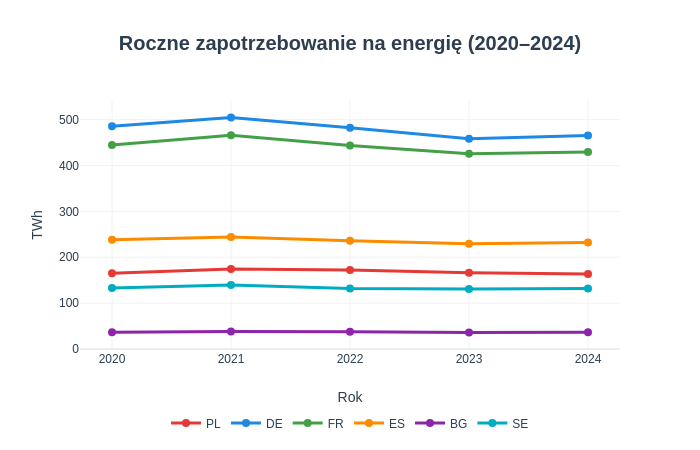

The cell this chart's notebook holds for it:
### Code cell
plot_europe_with_metric(
    metric="load_twh",
    title="Roczne zapotrzebowanie na energię (2020–2024)",
    yaxis_title="TWh",
    hover_format=".1f} TWh",
    filename="07c_zapotrzebowanie_ue"
)

### Figure 1 — Plotly figure (JSON) as saved in the notebook; plotly's stock layout.template omitted (floating-point values rounded to 4 significant figures)
{"data": [{"hovertemplate": "<b>PL</b><br>Rok: %{x}<br>Roczne zapotrzebowanie na energię (2020–2024): %{y:.1f} TWh}<extra></extra>", "line": {"color": "#E53935", "width": 3}, "marker": {"size": 8}, "mode": "lines+markers", "name": "PL", "type": "scatter", "x": [2020, 2021, 2022, 2023, 2024], "y": [165.3, 174.6, 172.4, 166.1, 163.6]}, {"hovertemplate": "<b>DE</b><br>Rok: %{x}<br>Roczne zapotrzebowanie na energię (2020–2024): %{y:.1f} TWh}<extra></extra>", "line": {"color": "#1E88E5", "width": 3}, "marker": {"size": 8}, "mode": "lines+markers", "name": "DE", "type": "scatter", "x": [2020, 2021, 2022, 2023, 2024], "y": [485.4, 504.6, 482.3, 458.4, 465.5]}, {"hovertemplate": "<b>FR</b><br>Rok: %{x}<br>Roczne zapotrzebowanie na energię (2020–2024): %{y:.1f} TWh}<extra></extra>", "line": {"color": "#43A047", "width": 3}, "marker": {"size": 8}, "mode": "lines+markers", "name": "FR", "type": "scatter", "x": [2020, 2021, 2022, 2023, 2024], "y": [444.5, 465.8, 443.3, 425.4, 429.7]}, {"hovertemplate": "<b>ES</b><br>Rok: %{x}<br>Roczne zapotrzebowanie na energię (2020–2024): %{y:.1f} TWh}<extra></extra>", "line": {"color": "#FB8C00", "width": 3}, "marker": {"size": 8}, "mode": "lines+markers", "name": "ES", "type": "scatter", "x": [2020, 2021, 2022, 2023, 2024], "y": [237.9, 244.0, 236.1, 229.3, 232.3]}, {"hovertemplate": "<b>BG</b><br>Rok: %{x}<br>Roczne zapotrzebowanie na energię (2020–2024): %{y:.1f} TWh}<extra></extra>", "line": {"color": "#8E24AA", "width": 3}, "marker": {"size": 8}, "mode": "lines+markers", "name": "BG", "type": "scatter", "x": [2020, 2021, 2022, 2023, 2024], "y": [36.51, 38.41, 37.83, 36.06, 36.77]}, {"hovertemplate": "<b>SE</b><br>Rok: %{x}<br>Roczne zapotrzebowanie na energię (2020–2024): %{y:.1f} TWh}<extra></extra>", "line": {"color": "#00ACC1", "width": 3}, "marker": {"size": 8}, "mode": "lines+markers", "name": "SE", "type": "scatter", "x": [2020, 2021, 2022, 2023, 2024], "y": [132.9, 139.4, 132.1, 130.6, 131.9]}], "layout": {"height": 450, "legend": {"orientation": "h", "x": 0.5, "xanchor": "center", "y": -0.35, "yanchor": "bottom"}, "title": {"text": "Roczne zapotrzebowanie na energię (2020–2024)", "x": 0.5}, "width": 700, "xaxis": {"dtick": 1, "tickmode": "linear", "title": {"text": "Rok"}}, "yaxis": {"title": {"text": "TWh"}}}}
